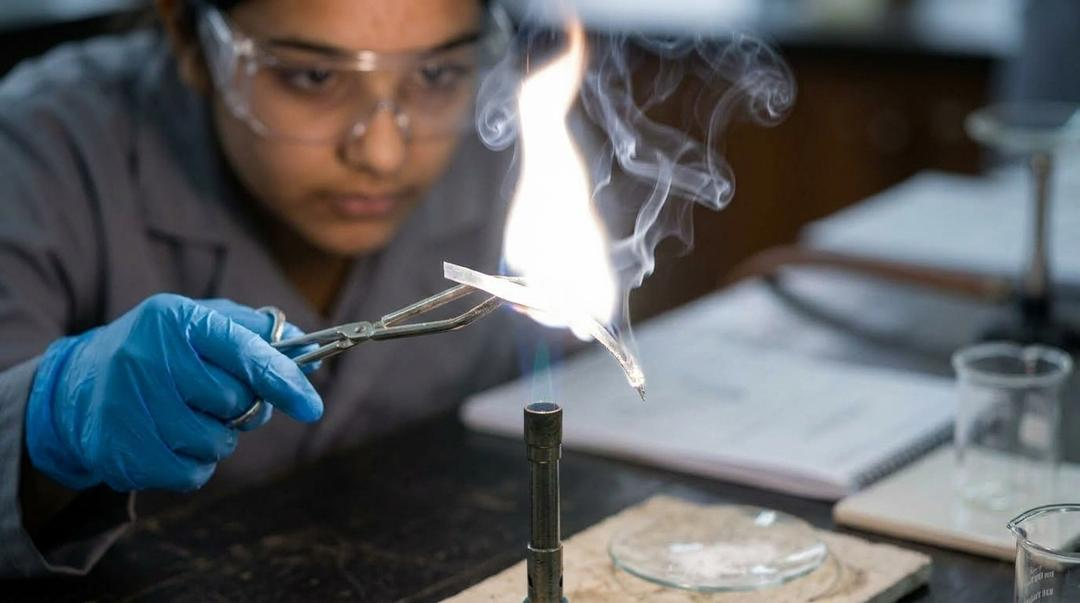
#> input picture experiments/activity_1_1_magnesium/images/step4_dazzling_burn.jpg, 1080 x 603 px, found by its file name
$ python create_viral_thumbnails.py
#> lines starting #> are read from the running program, lines starting #| are printed output that depends on the picture
import os
from pathlib import Path
from PIL import Image, ImageDraw, ImageFont, ImageFilter

BASE_DIR = Path(r"C:\Sagar\Projects\CBSE\ChapterReady.in\edu-animation-framework-agent-ready\experiments\activity_1_1_magnesium")
IMG_DIR = BASE_DIR / "images"
OUT_DIR = BASE_DIR / "output"
ART_DIR = Path(r"C:\Users\sunwa\.gemini\antigravity-cli\brain\af617f1a-1b38-4668-bb71-a1b954c9fee3")

FONT_REGULAR = "C:/Windows/Fonts/segoeui.ttf"
FONT_BOLD = "C:/Windows/Fonts/segoeuib.ttf"

def get_font(path, size):
    try:
        return ImageFont.truetype(path, size)
    except Exception:
        return ImageFont.load_default()

# M3 Expressive Amber/Yellow/Orange Palette
PRIMARY = (255, 183, 77)       # Amber Gold #FFB74D
TERTIARY = (255, 215, 64)      # Solar Yellow #FFD740
SECONDARY = (255, 140, 0)      # Tangerine #FF8C00
BG_DARK = (18, 14, 10, 255)
CARD_BG = (35, 26, 18, 240)
CREAM = (255, 255, 255)
AMBER_MUTED = (255, 222, 180)

def create_shorts_thumbnail_916():
    """Generates 1080x1920 YouTube Shorts / Reels Cover Thumbnail."""
    W, H = 1080, 1920
    img = Image.new("RGBA", (W, H), BG_DARK)

    # 1. Background image (Step 4 combustion flame)
    src_img = Image.open(IMG_DIR / "step4_dazzling_burn.jpg").convert("RGB")
#> src_img is the input picture: PIL image 1080x603 RGB; mean R, G, B 91.1, 93.9, 97.3
    # Ambient blurred background
    bg = src_img.resize((W, H), Image.Resampling.LANCZOS).filter(ImageFilter.GaussianBlur(35))
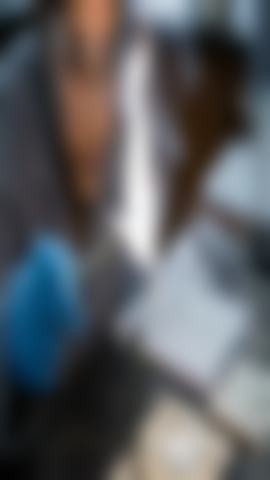
#> bg: PIL image 1080x1920 RGB (shown at 1/4 size); mean R, G, B 91.1, 93.9, 97.3
    # Darken slightly for contrast
    dimmer = Image.new("RGBA", (W, H), (14, 10, 8, 160))
    img.paste(bg, (0, 0))
    img = Image.alpha_composite(img, dimmer)
    draw = ImageDraw.Draw(img)

    # 2. Main featured image in center
    feat = src_img.resize((1000, 940), Image.Resampling.LANCZOS)
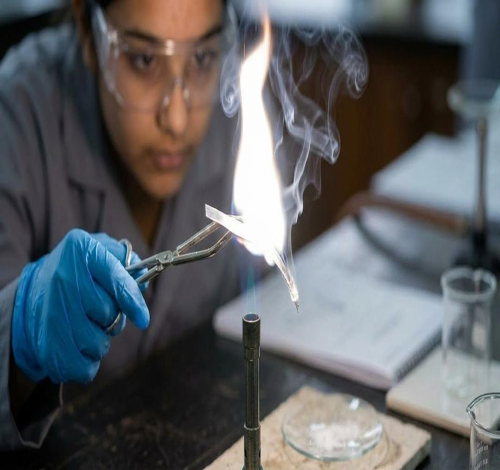
#> feat: PIL image 1000x940 RGB (shown at 1/2 size); mean R, G, B 91.1, 93.9, 97.3
    mask = Image.new("L", (1000, 940), 0)
#> mask: PIL image 1000x940 L; every value is 0
    mask_draw = ImageDraw.Draw(mask)
    mask_draw.rounded_rectangle([0, 0, 1000, 940], radius=36, fill=255)
    img.paste(feat, (40, 360), mask)

    # Double glowing border around featured image
    draw.rounded_rectangle([38, 358, 1042, 1302], radius=38, outline=PRIMARY, width=4)
    draw.rounded_rectangle([42, 362, 1038, 1298], radius=34, outline=SECONDARY, width=2)

    # 3. Top Hook Card (M3 Expressive)
    draw.rounded_rectangle([40, 90, 1040, 330], radius=30, fill=CARD_BG, outline=PRIMARY, width=2)
    # NCERT Chip
    draw.rounded_rectangle([70, 115, 520, 170], radius=25, fill=(55, 38, 25, 255), outline=PRIMARY, width=1)
    draw.ellipse([90, 133, 108, 151], fill=PRIMARY)
    draw.text((125, 142), "NCERT CLASS 10 CHEMISTRY", font=get_font(FONT_BOLD, 20), fill=CREAM, anchor="lm")

    # Activity Pill
    draw.rounded_rectangle([780, 115, 1010, 170], radius=25, fill=PRIMARY, outline=SECONDARY, width=1)
    draw.text((895, 142), "ACTIVITY 1.1", font=get_font(FONT_BOLD, 22), fill=(58, 30, 0), anchor="mm")

    # Big Headline
    draw.text((70, 225), "BURNING MAGNESIUM", font=get_font(FONT_BOLD, 46), fill=TERTIARY, anchor="lm")
    draw.text((70, 285), "RIBBON IN AIR!", font=get_font(FONT_BOLD, 44), fill=CREAM, anchor="lm")

    # Flame tag over photo
    draw.rounded_rectangle([80, 400, 520, 465], radius=16, fill=(18, 14, 10, 230), outline=TERTIARY, width=2)
    draw.text((300, 432), "DAZZLING WHITE FLAME!", font=get_font(FONT_BOLD, 22), fill=TERTIARY, anchor="mm")

    # 4. Bottom Exam Hook Card
    draw.rounded_rectangle([40, 1330, 1040, 1780], radius=32, fill=CARD_BG, outline=SECONDARY, width=3)

    # Chemical formula banner
    draw.rounded_rectangle([70, 1360, 1010, 1435], radius=20, fill=(65, 36, 15, 255), outline=PRIMARY, width=2)
    draw.text((540, 1397), "2Mg (s) + O₂ (g)  →  2MgO (s)", font=get_font(FONT_BOLD, 34), fill=TERTIARY, anchor="mm")

    # Question hook
    draw.text((70, 1490), "MOST ASKED BOARD EXAM QUESTION:", font=get_font(FONT_BOLD, 25), fill=PRIMARY, anchor="lm")
    draw.text((70, 1550), "Why clean the ribbon with sandpaper first?", font=get_font(FONT_BOLD, 30), fill=CREAM, anchor="lm")

    # Answer highlight pill
    draw.rounded_rectangle([70, 1610, 1010, 1690], radius=18, fill=(45, 30, 20, 255), outline=TERTIARY, width=1)
    draw.text((540, 1650), "To remove basic magnesium carbonate layer!", font=get_font(FONT_BOLD, 24), fill=AMBER_MUTED, anchor="mm")

    # Bottom badge
    draw.rounded_rectangle([250, 1715, 830, 1765], radius=20, fill=PRIMARY, outline=SECONDARY, width=1)
    draw.text((540, 1740), "STEP-BY-STEP LAB DEMONSTRATION", font=get_font(FONT_BOLD, 20), fill=(58, 30, 0), anchor="mm")

    out_file = OUT_DIR / "thumbnail_shorts_916.jpg"
    img.convert("RGB").save(out_file, quality=95)
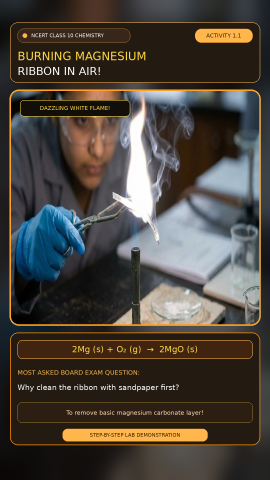
#> saved as thumbnail_shorts_916.jpg: PIL image 1080x1920 RGB (shown at 1/4 size); mean R, G, B 73.5, 67.5, 60.4
    img.convert("RGB").save(ART_DIR / "thumbnail_shorts_916.jpg", quality=95)
    print("Saved 9:16 Shorts Thumbnail:", out_file)
    return out_file

def create_landscape_thumbnail_169():
    """Generates 1280x720 16:9 Standard YouTube Thumbnail / Community Post Card."""
    W, H = 1280, 720
    img = Image.new("RGBA", (W, H), BG_DARK)
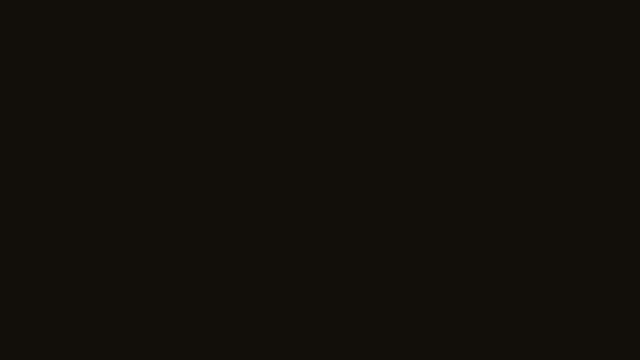
#> img: PIL image 1280x720 RGBA (shown at 1/2 size); mean R, G, B, A 18, 14, 10, 255

    src_img = Image.open(IMG_DIR / "step4_dazzling_burn.jpg").convert("RGB")
    # Crop right side image
    right_img = src_img.resize((680, 680), Image.Resampling.LANCZOS)
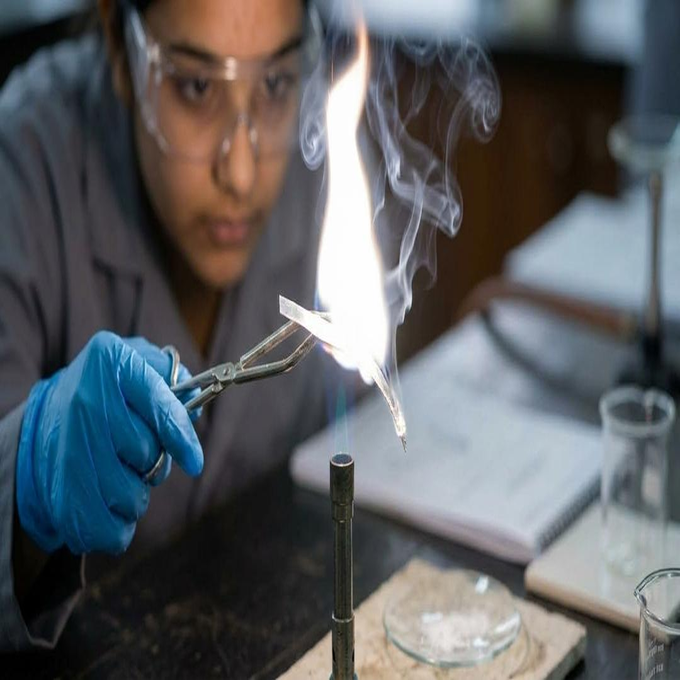
#> right_img: PIL image 680x680 RGB; mean R, G, B 91.1, 93.9, 97.3
    mask = Image.new("L", (680, 680), 0)
#> mask: PIL image 680x680 L; every value is 0
    mask_draw = ImageDraw.Draw(mask)
    mask_draw.rounded_rectangle([0, 0, 680, 680], radius=28, fill=255)
    img.paste(right_img, (570, 20), mask)

    draw = ImageDraw.Draw(img)
    draw.rounded_rectangle([568, 18, 1252, 702], radius=30, outline=PRIMARY, width=3)

    # Left content area card
    draw.rounded_rectangle([30, 20, 545, 700], radius=28, fill=CARD_BG, outline=SECONDARY, width=2)

    # Badge
    draw.rounded_rectangle([50, 45, 450, 95], radius=20, fill=(55, 38, 25, 255), outline=PRIMARY, width=1)
    draw.text((250, 70), "NCERT CLASS 10 • ACTIVITY 1.1", font=get_font(FONT_BOLD, 18), fill=TERTIARY, anchor="mm")

    # Main Headline
    draw.text((50, 140), "BURNING OF", font=get_font(FONT_BOLD, 36), fill=CREAM, anchor="lm")
    draw.text((50, 190), "MAGNESIUM", font=get_font(FONT_BOLD, 46), fill=TERTIARY, anchor="lm")
    draw.text((50, 240), "RIBBON", font=get_font(FONT_BOLD, 46), fill=PRIMARY, anchor="lm")

    # Formula pill
    draw.rounded_rectangle([50, 290, 525, 355], radius=16, fill=(65, 36, 15, 255), outline=TERTIARY, width=2)
    draw.text((287, 322), "2Mg + O₂  →  2MgO + Light", font=get_font(FONT_BOLD, 22), fill=TERTIARY, anchor="mm")

    # Key Question Box
    draw.rounded_rectangle([50, 385, 525, 570], radius=20, fill=(45, 30, 20, 255), outline=PRIMARY, width=1)
    draw.text((70, 415), "CBSE BOARD EXAM QUESTION:", font=get_font(FONT_BOLD, 18), fill=PRIMARY, anchor="lm")
    draw.text((70, 460), "Why clean with sandpaper?", font=get_font(FONT_BOLD, 22), fill=CREAM, anchor="lm")
    draw.text((70, 510), "Removes inert carbonate layer!", font=get_font(FONT_BOLD, 19), fill=AMBER_MUTED, anchor="lm")

    # Bottom Pill
    draw.rounded_rectangle([50, 600, 525, 665], radius=22, fill=PRIMARY, outline=SECONDARY, width=1)
    draw.text((287, 632), "WATCH STEP-BY-STEP EXPERIMENT", font=get_font(FONT_BOLD, 20), fill=(58, 30, 0), anchor="mm")

    # Badge on top of image
    draw.rounded_rectangle([600, 50, 960, 105], radius=16, fill=(18, 14, 10, 230), outline=TERTIARY, width=2)
    draw.text((780, 77), "DAZZLING WHITE FLAME!", font=get_font(FONT_BOLD, 20), fill=TERTIARY, anchor="mm")

    out_file = OUT_DIR / "thumbnail_landscape_169.jpg"
    img.convert("RGB").save(out_file, quality=95)
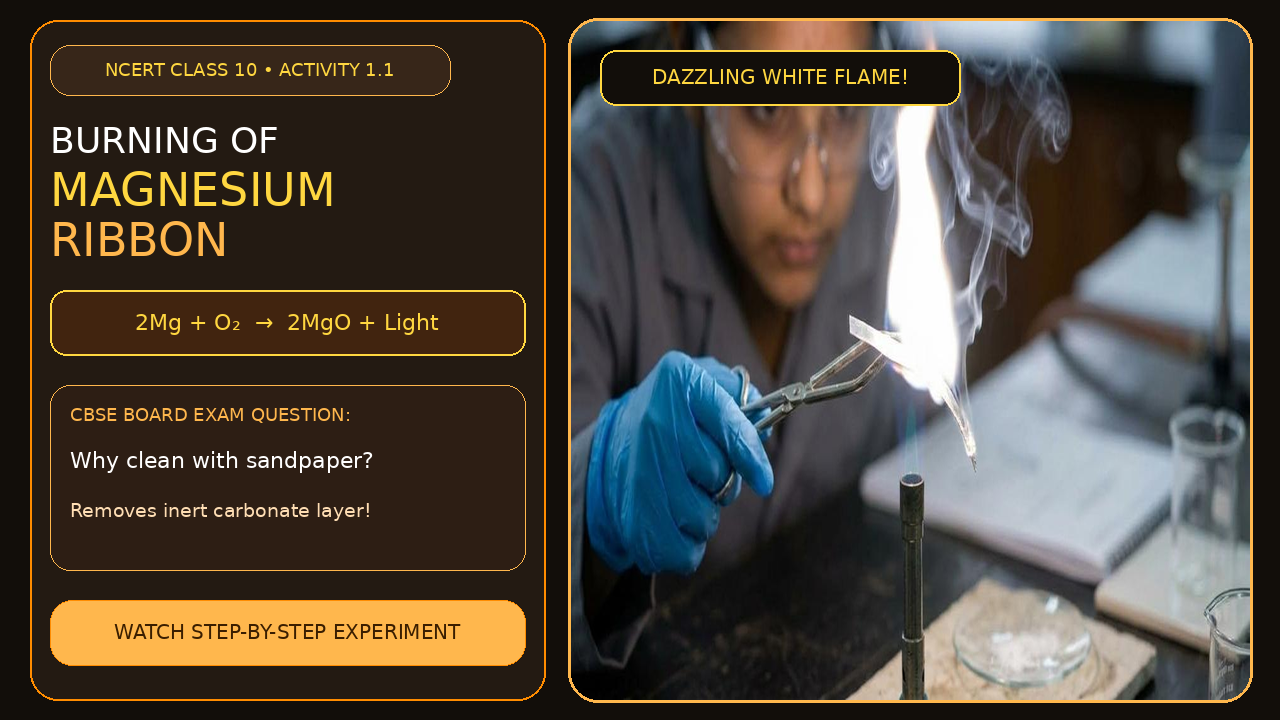
#> saved as thumbnail_landscape_169.jpg: PIL image 1280x720 RGB; mean R, G, B 76.7, 69.1, 59.6
    img.convert("RGB").save(ART_DIR / "thumbnail_landscape_169.jpg", quality=95)
    print("Saved 16:9 Landscape Thumbnail:", out_file)
    return out_file

if __name__ == "__main__":
    create_shorts_thumbnail_916()
    create_landscape_thumbnail_169()
    print("Thumbnails successfully created!")

$ run again, with experiments/activity_1_1_magnesium/images/step1_clean_ribbon.jpg copied over experiments/activity_1_1_magnesium/images/step4_dazzling_burn.jpg
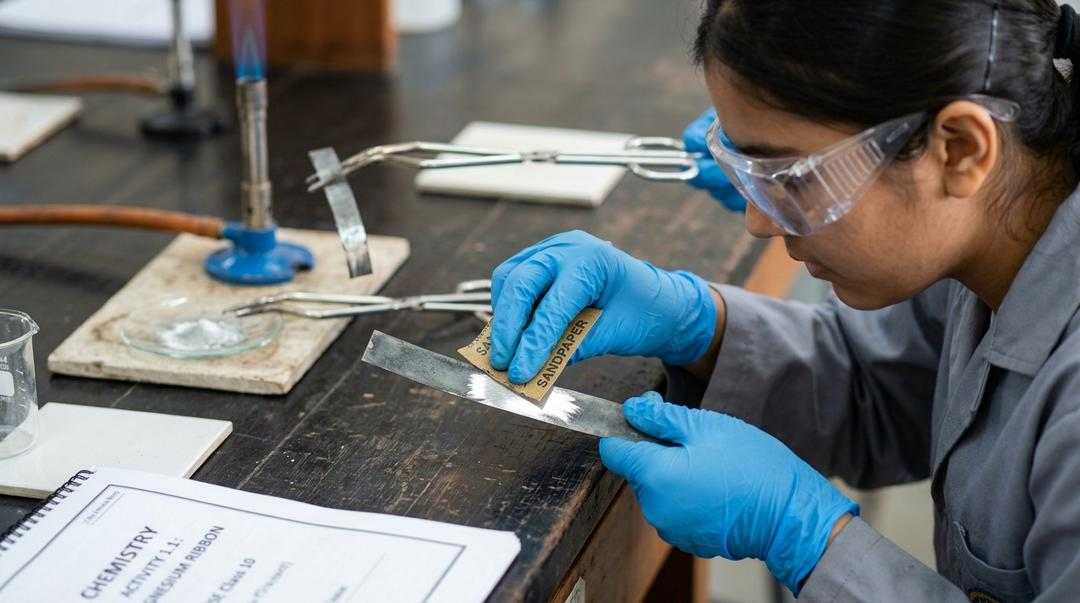
#> input picture experiments/activity_1_1_magnesium/images/step1_clean_ribbon.jpg, 1080 x 603 px, found by its file name
#> in create_shorts_thumbnail_916, src_img is the input picture: PIL image 1080x603 RGB; mean R, G, B 105.6, 110, 111.1
#> in create_landscape_thumbnail_169, `right_img = src_img.resize((680, 680), Image.Resampling.LANCZOS)`:
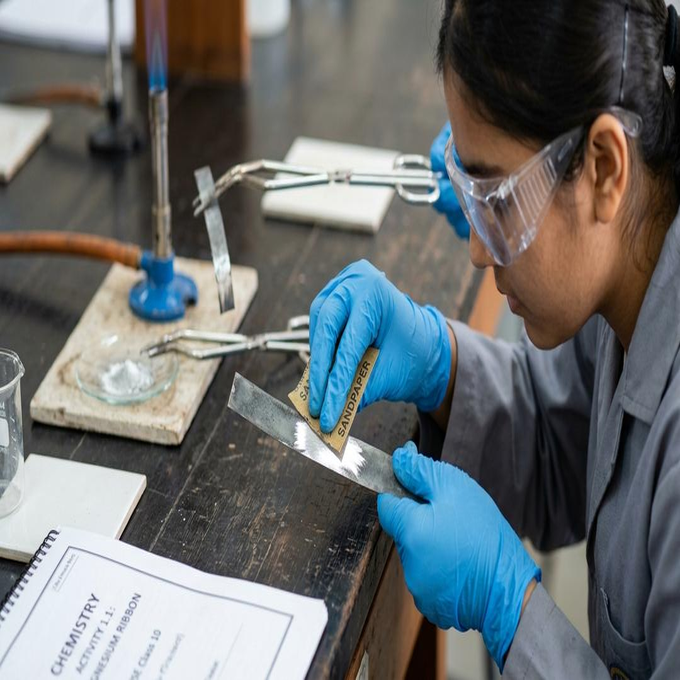
#> right_img: PIL image 680x680 RGB; mean R, G, B 105.6, 110, 111.1
#> in create_landscape_thumbnail_169, `img.convert("RGB").save(out_file, quality=95)`:
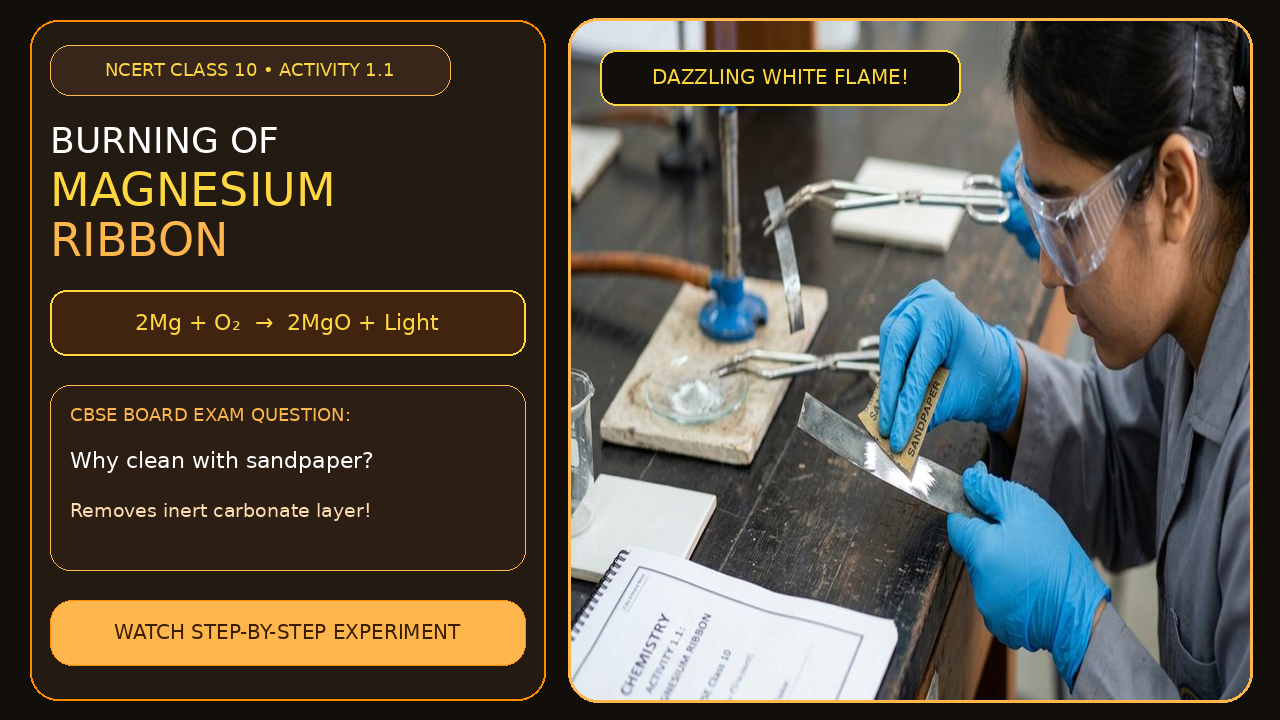
#> saved as thumbnail_landscape_169.jpg: PIL image 1280x720 RGB; mean R, G, B 83.7, 76.8, 66.2

$ run again, with experiments/activity_1_1_magnesium/images/step2_grip_tongs.jpg copied over experiments/activity_1_1_magnesium/images/step4_dazzling_burn.jpg
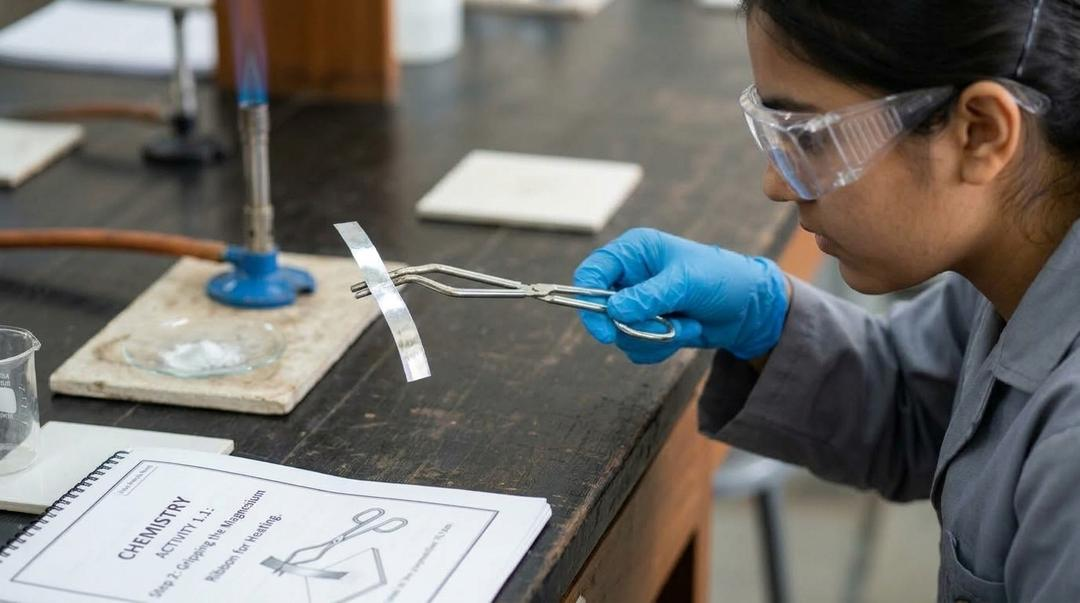
#> input picture experiments/activity_1_1_magnesium/images/step2_grip_tongs.jpg, 1080 x 603 px, found by its file name
#> in create_shorts_thumbnail_916, src_img is the input picture: PIL image 1080x603 RGB; mean R, G, B 113.4, 112.4, 109.1
#> in create_landscape_thumbnail_169, `right_img = src_img.resize((680, 680), Image.Resampling.LANCZOS)`:
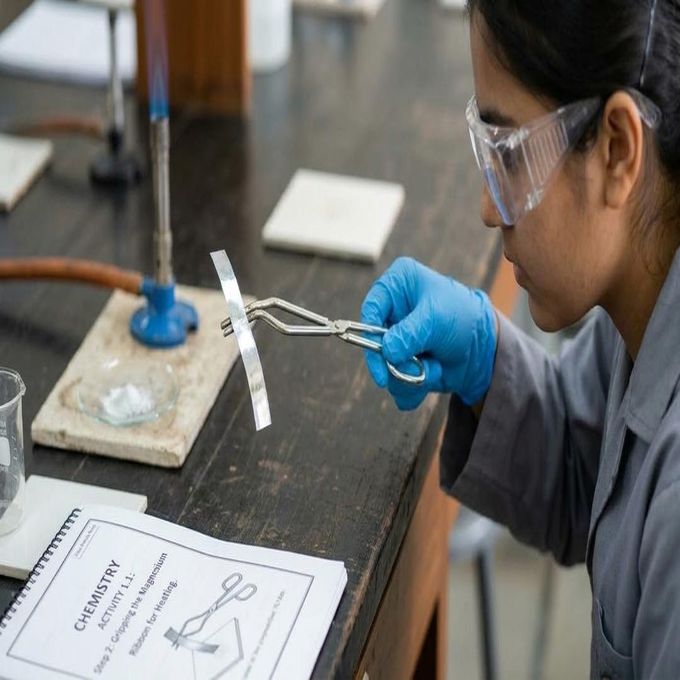
#> right_img: PIL image 680x680 RGB; mean R, G, B 113.4, 112.4, 109.1
#> in create_landscape_thumbnail_169, `img.convert("RGB").save(out_file, quality=95)`:
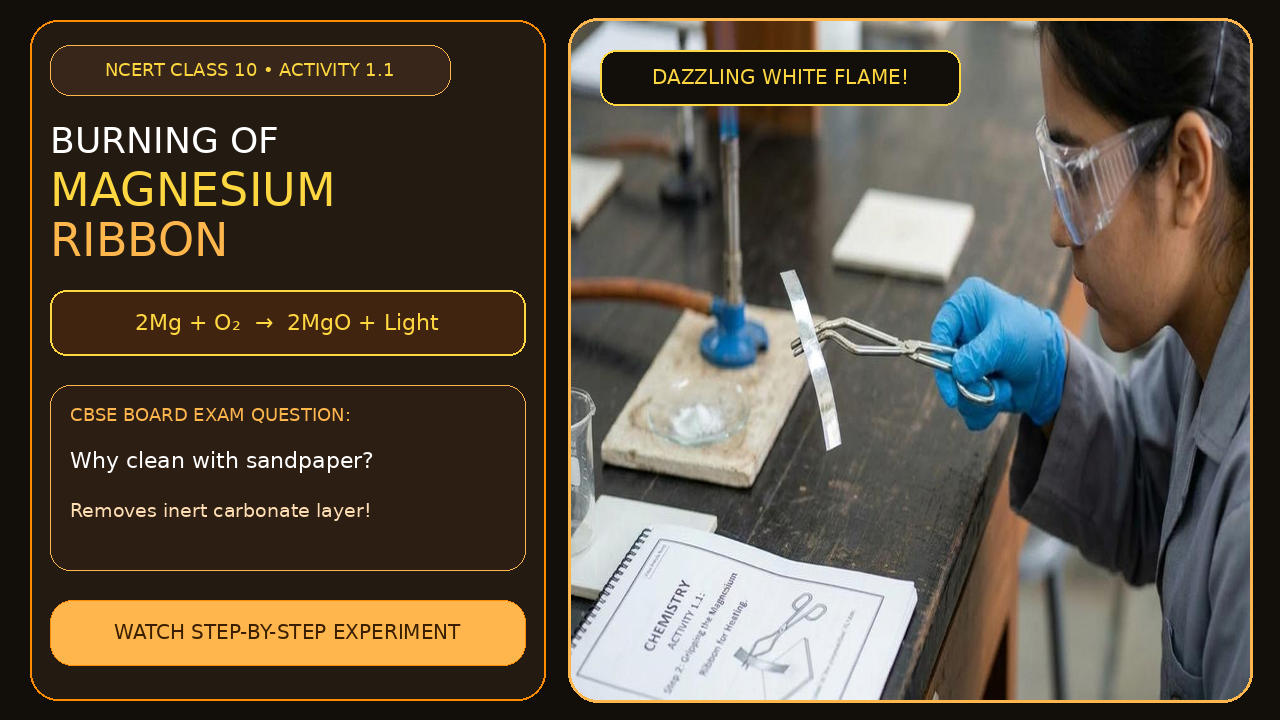
#> saved as thumbnail_landscape_169.jpg: PIL image 1280x720 RGB; mean R, G, B 87.1, 77.4, 64.7
